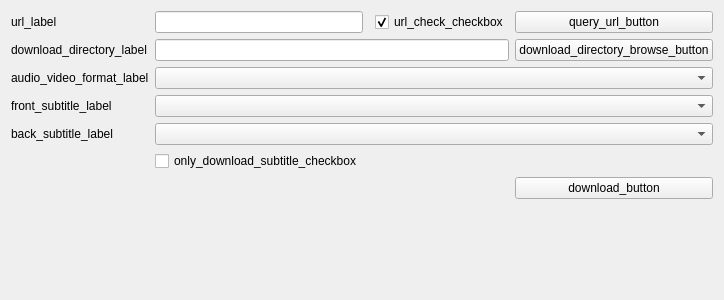
<?xml version="1.0" encoding="UTF-8"?>
<ui version="4.0">
 <class>download_form</class>
 <widget class="QWidget" name="download_form">
  <property name="geometry">
   <rect>
    <x>0</x>
    <y>0</y>
    <width>549</width>
    <height>300</height>
   </rect>
  </property>
  <property name="windowTitle">
   <string/>
  </property>
  <property name="layoutDirection">
   <enum>Qt::LeftToRight</enum>
  </property>
  <layout class="QHBoxLayout" name="horizontalLayout">
   <item>
    <layout class="QGridLayout" name="gridLayout">
     <item row="0" column="2">
      <widget class="QLineEdit" name="url_edit"/>
     </item>
     <item row="2" column="5">
      <widget class="QPushButton" name="download_directory_browse_button">
       <property name="text">
        <string>download_directory_browse_button</string>
       </property>
      </widget>
     </item>
     <item row="3" column="2" colspan="4">
      <widget class="QComboBox" name="audio_video_format_combobox"/>
     </item>
     <item row="5" column="2" colspan="4">
      <widget class="QComboBox" name="back_lang_combobox"/>
     </item>
     <item row="4" column="2" colspan="4">
      <widget class="QComboBox" name="front_lang_combobox"/>
     </item>
     <item row="0" column="4">
      <widget class="QCheckBox" name="url_check_checkbox">
       <property name="toolTip">
        <string>url_check_checkbox_tooltip</string>
       </property>
       <property name="text">
        <string>url_check_checkbox</string>
       </property>
       <property name="checked">
        <bool>true</bool>
       </property>
      </widget>
     </item>
     <item row="5" column="0">
      <widget class="QLabel" name="back_subtitle_label">
       <property name="text">
        <string>back_subtitle_label</string>
       </property>
      </widget>
     </item>
     <item row="6" column="2">
      <widget class="QCheckBox" name="only_download_subtitle_checkbox">
       <property name="text">
        <string>only_download_subtitle_checkbox</string>
       </property>
      </widget>
     </item>
     <item row="7" column="5">
      <widget class="QPushButton" name="download_button">
       <property name="text">
        <string>download_button</string>
       </property>
      </widget>
     </item>
     <item row="8" column="5">
      <spacer name="verticalSpacer">
       <property name="orientation">
        <enum>Qt::Vertical</enum>
       </property>
       <property name="sizeHint" stdset="0">
        <size>
         <width>20</width>
         <height>40</height>
        </size>
       </property>
      </spacer>
     </item>
     <item row="4" column="0">
      <widget class="QLabel" name="front_subtitle_label">
       <property name="text">
        <string>front_subtitle_label</string>
       </property>
      </widget>
     </item>
     <item row="3" column="0">
      <widget class="QLabel" name="audio_video_format_label">
       <property name="text">
        <string>audio_video_format_label</string>
       </property>
      </widget>
     </item>
     <item row="0" column="5">
      <widget class="QPushButton" name="query_url_button">
       <property name="text">
        <string>query_url_button</string>
       </property>
      </widget>
     </item>
     <item row="0" column="0">
      <widget class="QLabel" name="url_label">
       <property name="text">
        <string>url_label</string>
       </property>
      </widget>
     </item>
     <item row="2" column="0">
      <widget class="QLabel" name="download_directory_label">
       <property name="text">
        <string>download_directory_label</string>
       </property>
      </widget>
     </item>
     <item row="2" column="2" colspan="3">
      <widget class="QLineEdit" name="download_directory_edit"/>
     </item>
    </layout>
   </item>
  </layout>
 </widget>
 <resources/>
 <connections/>
</ui>
